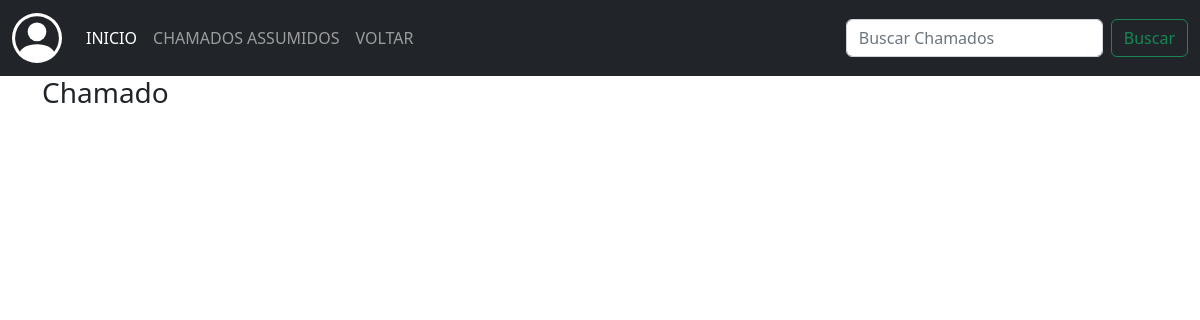
Page /2/visualizar_chamados_usuario on the earlier database version.
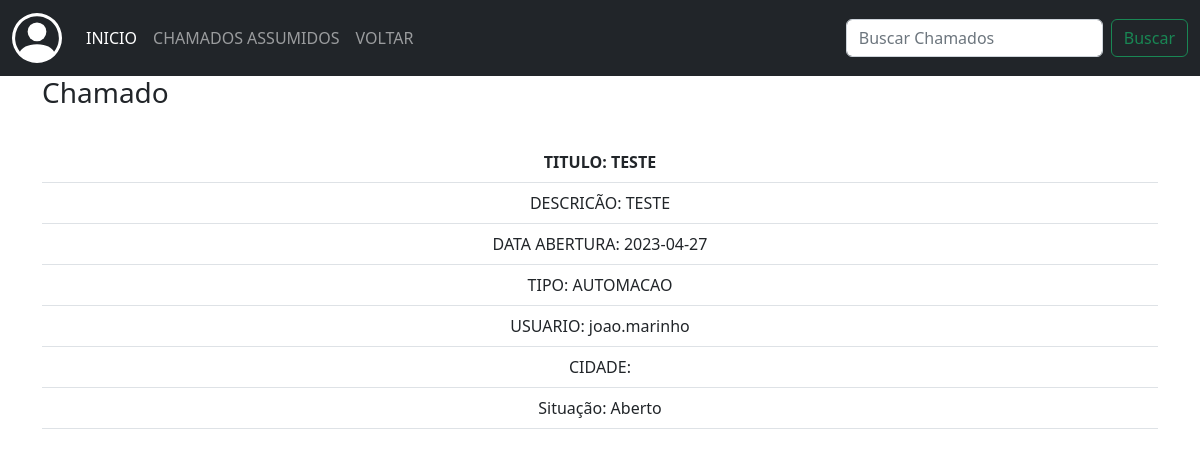
Same page on the later database version.
### app/models/tab_chamados.py (models this page shows)
class Chamados(db.Model):
    __tablename__ = 'tab_chamados'
    id = db.Column(db.Integer, primary_key=True)
    data_add = db.Column(db.String(50), nullable=False)
    data_fim = db.Column(db.String(50), nullable=False)
    titulo = db.Column(db.String(100), nullable=False)
    descricao = db.Column(db.String(255), nullable=False)
    tipo_ch = db.Column(db.String(100), nullable=False)
    situacao = db.Column(db.String(50), nullable=False)
    ass_por = db.Column(db.String(100))
    telefone = db.Column(db.String(50))
    setor = db.Column(db.String(100))
    tab_usuarios_id = db.Column(db.Integer, db.ForeignKey('tab_usuarios.id'))

### app/routes/routes.py (the view)
@login_required
@app.route("/<int:id>/visualizar_chamados_usuario", methods=['GET', 'POST'])
def visualizar_chamados_usuario(id):
    query = Chamados.query.filter_by(id=id).all()
    return render_template("visualizar_chamados_usuario.html", chamado=query)

### app/templates/visualizar_chamados_usuario.html (shortened to what this page needs)
{% extends 'base.html' %}
{% block conteudo %}
<nav class="navbar navbar-expand-lg navbar-dark bg-dark">
    <div class="container-fluid">
      <a class="navbar-brand" href="#"></a>
      <div class="collapse navbar-collapse" id="navbarSupportedContent">
        <ul class="navbar-nav me-auto mb-2 mb-lg-0">
          <li class="nav-item">
            <a class="nav-link active" aria-current="page" href="#">INICIO</a>
          </li>
          <li class="nav-item">
            <a class="nav-link" href="#">CHAMADOS ASSUMIDOS</a>
          </li>
            <li class="nav-item">
              <a class="nav-link" href="{{url_for('chamados_usuario')}}">VOLTAR</a>
            </li>
        </ul>
        <form class="d-flex" role="search" action="" method="post">
          <input class="form-control me-2" type="search" placeholder="Buscar Chamados" aria-label="Search">
          <button class="btn btn-outline-success" type="submit">Buscar</button>
        </form>
      </div>
    </div>
</nav>
<div>
    <div class="container">
      <div class="panel-heading">
          <h3 class="panel-title">Chamado</h3>
      </div><br>
        <table class="table table-hover">
        {% for view in chamado %}
          <thead><tr><th colspan="4">TITULO: {{view.titulo}}</th></tr></thead>
          <tbody>
              <tr><td>DESCRICÃO: {{view.descricao}}</td></tr>
              <tr><td>DATA ABERTURA: {{view.data_add}}</td></tr>
              <tr><td>TIPO: {{view.tipo_ch}}</td></tr>
              <tr><td>USUARIO: {{view.tab_usuarios_id}}</td></tr>
              <tr><td>CIDADE: </td></tr>
              <tr><td>Situação: {{view.situacao}}</td></tr>
          </tbody>
        {% endfor %}
      </table>
</div>
{% endblock conteudo %}

Differences in the rows shown:
added Chamados: titulo "TESTE", descricao "TESTE", data_add "2023-04-27", tipo_ch "AUTOMACAO", tab_usuarios_id "joao.marinho", situacao "Aberto"
